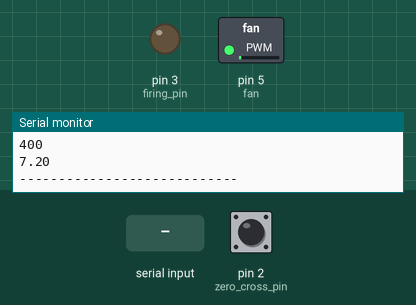
Bench run of a sketch on a simulated Arduino Mega 2560, built with avr-gcc and run on an emulated ATmega2560. Shown: switched loads named in the sketch (green lamp = pin HIGH), output pins drawn as LEDs (lit = HIGH), the last lines printed to the serial monitor. Inputs (shaded band) come from the test bench; at power-on: pin 2 (zero_cross_pin) HIGH.

Above: at 1.2 s.
1.3 s: "1" received over the second serial link
At 3.6 s:
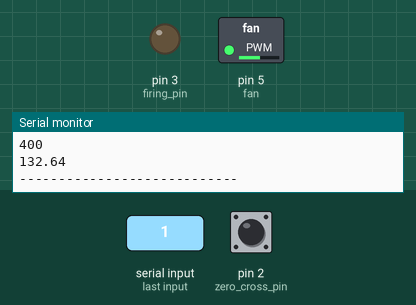
At 23.7 s:
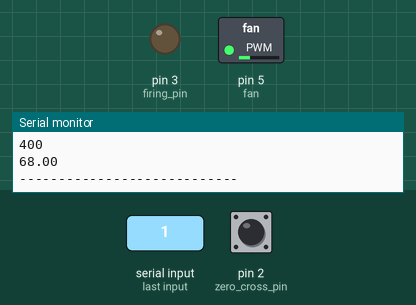
Timing chart, 0 to 25.4 s (numbered marks = the images above; inputs shaded):
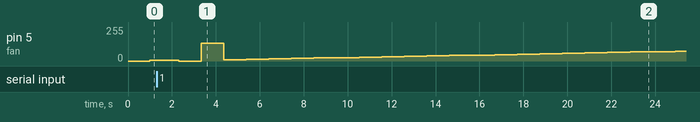

The sketch:

fan_and_heater_control.ino
```cpp
// FAN CONTROL VARIABLES------------------------------------------------------------------------------------------
      #define  fan 5
      #include <PID_v1.h>
      //Define PID controller variables
       float Velocity_m_per_s=0;
      //--------------------------------------------------------------------------------------------------------------------------------------------
      double  Kp =.5;
      double  Ki = 4;
      double  Kd = .5;
      double  fan_setpoint =8;
      //--------------------------------------------------------------------------------------------------------------------------------------------
      //Specify the links and initial tuning parameters
      double  Input, Output; //Define Variables we'll be connecting to
      PID myPID(&Input, &Output, &fan_setpoint, Kp, Ki, Kd, DIRECT);

      byte Velocity_hi_byte  ;        // stores received byte
      byte Velocity_low_byte  ;        // stores received byte
      byte zero_byte  ;        // stores received byte
      byte checksum_byte ;        // stores received byte

      byte q ;
      byte w ;
      byte e ;
      byte r;

      byte a ;
      byte s;
      byte d ;
      byte f;

// END OF FAN CONTROL VARIABLES------------------------------------------------------------------------------------------


// HEATER CONTROL VARIABLES-------------------------------------------------------------------------------------------------
      int heater_setpoint =40;
      #include <MAX6675.h>
      #include <TimerOne.h>
      // the library timeone is use
//      #define CS_PIN1 31
      #define CS_PIN2 33
      int time_to_fire=0;

      MAX6675 tcouple_heater(CS_PIN2);
//      MAX6675 tcouple_free(CS_PIN1);

      #include <Wire.h>


//      void ISR_1();

      //Inputs and outputs
      int firing_pin = 3;
      int zero_cross_pin = 2;


      //Start a MAX6675 communication with the selected pins


      //Variables
      int last_CH1_state = 0;
      bool zero_cross_detected = false;
      int firing_delay = 8200;

      //////////////////////////////////////////////////////
      int maximum_firing_delay = 8200;
      /*Later in the code you will se that the maximum delay after the zero detection
       * is 8200. Why? Well, we know that the 220V AC voltage has a frequency of around 50-60HZ so
       * the period is between 20ms and 16ms, depending on the country. We control the firing
       * delay each half period so each 10ms or 8 ms. To amke sure we wont pass thsoe 10ms, I've made tests
       * and the 8.2ms was a good value. Measure your frequency and chande that value later */
      //////////////////////////////////////////////////////
      unsigned long previousMillis = 0;
      unsigned long currentMillis = 0;
      int temp_read_Delay = 500;
      int real_temperature = 0;


      //PID variables
      float PID_error = 0;
      float previous_error = 0;
      float elapsedTime, Time, timePrev;
      int PID_value = 0;
      //PID constants
      int kp = 200;   int ki= 10;  int ki2= 10; int kd =3;
      int PID_p = 0;    int PID_i = 0;    int PID_d = 0;

// END OF HEATER CONTROL VARIABLES-------------------------------------------------------------------------------------------------


void setup()
{

// FAN CONTROL SETUP-------------------------------------------------------------------------
             pinMode(fan,OUTPUT);
              q = 1; w = 0; e = 0; r= q^w^e;
              a = 12; s = 0; d = 0; f= q^w^e;

              Serial3.begin(19200);   // serial port 3
              Serial.begin(9600);

              myPID.SetOutputLimits(0, 255);
              myPID.SetMode(AUTOMATIC);
              // reset the sensor
                  Serial3.write(a);
                  Serial3.write(s);
                  Serial3.write(d);
                  Serial3.write(f);
                  Velocity_hi_byte  = Serial3.read();
                  Serial.println(" ************* ");
              //empty the serial buffer
                  while(Serial3.available() > 0)
                  {
                     char t = Serial3.read();
                  }
// END OF FAN CONTROL SETUP-------------------------------------------------------------------------

// HEATER CONTOL SETUP-------------------------------------------------------------------------
              attachInterrupt(digitalPinToInterrupt(zero_cross_pin), ISR_1,  FALLING);
              pinMode (firing_pin,OUTPUT);
              pinMode (zero_cross_pin,INPUT);
              Serial.begin(9600);
// END OF HEATER CONTOL SETUP-------------------------------------------------------------------------

}


void loop()
{
 // FAN CONTROL----------------------------------------------------------------------------

              Velocity_m_per_s= GetVelocity ();
              Input = Velocity_m_per_s*2;
              myPID.Compute();
              analogWrite(fan,Output);

 // END OF FAN CONTROL --------------------------------------------------------------------

 //HEATER PID ---------------------------------------------------------------------
              currentMillis = millis();
              if(currentMillis - previousMillis >= temp_read_Delay)
              {
                      previousMillis += temp_read_Delay;              //Increase the previous time for next loop
                      real_temperature = tcouple_heater.readTempC();;  //get the real temperature in Celsius degrees
                      PID_error = heater_setpoint - real_temperature;        //Calculate the pid ERROR


                      if(PID_error < 0)
                      {ki2 = ki/10;}
                      else if(PID_error >= 0 )
                      {ki2 = ki;}

                      if(PID_error > 10)                              //integral constant will only affect errors below 10ºC
                      {PID_i = 0;}

                      PID_p = kp * PID_error;                         //Calculate the P value
                      PID_i = PID_i + (ki2 * PID_error);               //Calculate the I value
                      timePrev = Time;                    // the previous time is stored before the actual time read
                      Time = millis();                    // actual time read
                      elapsedTime = (Time - timePrev) / 1000;
                      PID_d = kd*((PID_error - previous_error)/elapsedTime);  //Calculate the D value
                      PID_value = PID_p + PID_i + PID_d;                      //Calculate total PID value
                      if(PID_value < 0)
                      {
                            PID_value = 0;
                      }
                      if(PID_error < 0)
                      {
                            PID_value = 0;
                      }
                      if(PID_value > maximum_firing_delay)
                      {
                            PID_value = maximum_firing_delay-20;
                      }
                      Serial.println("----------------------------");
                      Serial.print("temp= ");
                      Serial.print(real_temperature);
                      Serial.print(", fan= ");
                      Serial.println(Velocity_m_per_s);
                      Serial.println(PID_i);
                      Serial.println(Output);
                      Serial.println("----------------------------");
                      previous_error = PID_error; //Remember to store the previous error.

              }
               time_to_fire=maximum_firing_delay - PID_value;
         //END OF HEATER PID ---------------------------------------------------------------------


}
//End of void loop


float GetVelocity ()
{
  unsigned int result;
  byte buf [4];

  Serial3.write(1);
  Serial3.write(0);
  Serial3.write(0);
  Serial3.write(1); // the checksum of any byte XOR'd with two 0s will always be the that byte

  Serial3.readBytes(buf, 4);


  result = buf[0]; // first byte read is MSB
  result = result << 8; // shift the MSB up;
  result += buf[1]; // add in the LSB

  return ((float) result) / 1000.0;
}

//
void ISR_1()
{
    Timer1.initialize(time_to_fire);     //set a timer for time_to_fire microseconeds
    Timer1.attachInterrupt(open_pulse_timer_ISR);
}
//
void open_pulse_timer_ISR()
{
    digitalWrite(firing_pin, HIGH);
    Timer1.initialize(500);
    Timer1.attachInterrupt(close_pulse_timer_ISR);
}
//
void close_pulse_timer_ISR()
{
    digitalWrite(firing_pin, LOW);
    Timer1.stop();
}
```
